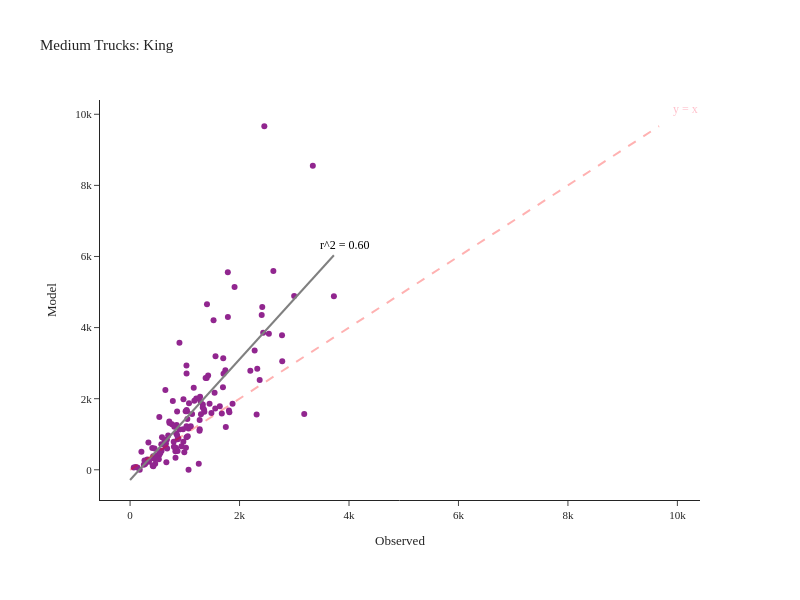

Source (notebook cell):
### Code cell
fig = create_truck_chart(df_daily_med, 'Medium', 'King')
fig.show()

### Figure 1 — Plotly figure (JSON) as saved in the notebook; plotly's stock layout.template omitted (floating-point values rounded to 4 significant figures; data arrays with more than 128 entries replaced by an {"elided": "..."} marker saying what was removed)
{"data": [{"customdata": {"elided": "132x2 str values"}, "hovertemplate": "Observed=%{x}<br>Model=%{y}<br>location=%{customdata[0]}<br>County=%{customdata[1]}<extra></extra>", "legendgroup": "", "line": {"color": "Grey", "width": 2}, "marker": {"color": "#91268F", "symbol": "circle"}, "mode": "markers", "name": "", "orientation": "v", "showlegend": false, "type": "scatter", "x": {"elided": "132 int values"}, "xaxis": "x", "y": {"elided": "132 int values"}, "yaxis": "y"}, {"hovertemplate": "Observed=%{x}<br>Model=%{y}<extra></extra>", "legendgroup": "", "line": {"color": "Grey", "dash": "solid", "width": 2}, "marker": {"symbol": "circle"}, "mode": "lines", "name": "", "orientation": "v", "showlegend": false, "type": "scatter", "x": [0.0, 37.62, 75.23, 112.8, 150.5, 188.1, 225.7, 263.3, 300.9, 338.5, 376.2, 413.8, 451.4, 489.0, 526.6, 564.2, 601.9, 639.5, 677.1, 714.7, 752.3, 789.9, 827.6, 865.2, 902.8, 940.4, 978.0, 1016.0, 1053.0, 1091.0, 1128.0, 1166.0, 1204.0, 1241.0, 1279.0, 1317.0, 1354.0, 1392.0, 1429.0, 1467.0, 1505.0, 1542.0, 1580.0, 1617.0, 1655.0, 1693.0, 1730.0, 1768.0, 1806.0, 1843.0, 1881.0, 1918.0, 1956.0, 1994.0, 2031.0, 2069.0, 2107.0, 2144.0, 2182.0, 2219.0, 2257.0, 2295.0, 2332.0, 2370.0, 2407.0, 2445.0, 2483.0, 2520.0, 2558.0, 2596.0, 2633.0, 2671.0, 2708.0, 2746.0, 2784.0, 2821.0, 2859.0, 2896.0, 2934.0, 2972.0, 3009.0, 3047.0, 3085.0, 3122.0, 3160.0, 3197.0, 3235.0, 3273.0, 3310.0, 3348.0, 3385.0, 3423.0, 3461.0, 3498.0, 3536.0, 3574.0, 3611.0, 3649.0, 3686.0, 3724.0], "xaxis": "x", "y": [-287.1, -223.2, -159.3, -95.49, -31.64, 32.22, 96.07, 159.9, 223.8, 287.6, 351.5, 415.3, 479.2, 543.1, 606.9, 670.8, 734.6, 798.5, 862.3, 926.2, 990.0, 1054.0, 1118.0, 1182.0, 1245.0, 1309.0, 1373.0, 1437.0, 1501.0, 1565.0, 1629.0, 1692.0, 1756.0, 1820.0, 1884.0, 1948.0, 2012.0, 2076.0, 2139.0, 2203.0, 2267.0, 2331.0, 2395.0, 2459.0, 2523.0, 2586.0, 2650.0, 2714.0, 2778.0, 2842.0, 2906.0, 2970.0, 3033.0, 3097.0, 3161.0, 3225.0, 3289.0, 3353.0, 3417.0, 3480.0, 3544.0, 3608.0, 3672.0, 3736.0, 3800.0, 3864.0, 3927.0, 3991.0, 4055.0, 4119.0, 4183.0, 4247.0, 4311.0, 4374.0, 4438.0, 4502.0, 4566.0, 4630.0, 4694.0, 4757.0, 4821.0, 4885.0, 4949.0, 5013.0, 5077.0, 5141.0, 5204.0, 5268.0, 5332.0, 5396.0, 5460.0, 5524.0, 5588.0, 5651.0, 5715.0, 5779.0, 5843.0, 5907.0, 5971.0, 6035.0], "yaxis": "y"}], "layout": {"annotations": [{"align": "right", "font": {"color": "pink", "size": 12}, "showarrow": false, "text": "y = x", "x": 10150.0, "y": 10150.0}, {"align": "right", "font": {"color": "black", "size": 12}, "showarrow": false, "text": "r^2 = 0.60", "x": 3910.0, "y": 6336.0}], "height": 600, "legend": {"tracegroupgap": 0}, "margin": {"b": 100, "l": 100, "r": 100, "t": 100}, "shapes": [{"line": {"color": "Red", "dash": "dash", "width": 2}, "type": "line", "x0": 0, "x1": 9665, "y0": 0, "y1": 9665}], "title": {"text": "Medium Trucks: King"}, "width": 800, "xaxis": {"anchor": "y", "domain": [0.0, 1.0], "title": {"text": "Observed"}}, "yaxis": {"anchor": "x", "domain": [0.0, 1.0], "title": {"text": "Model"}}}}
